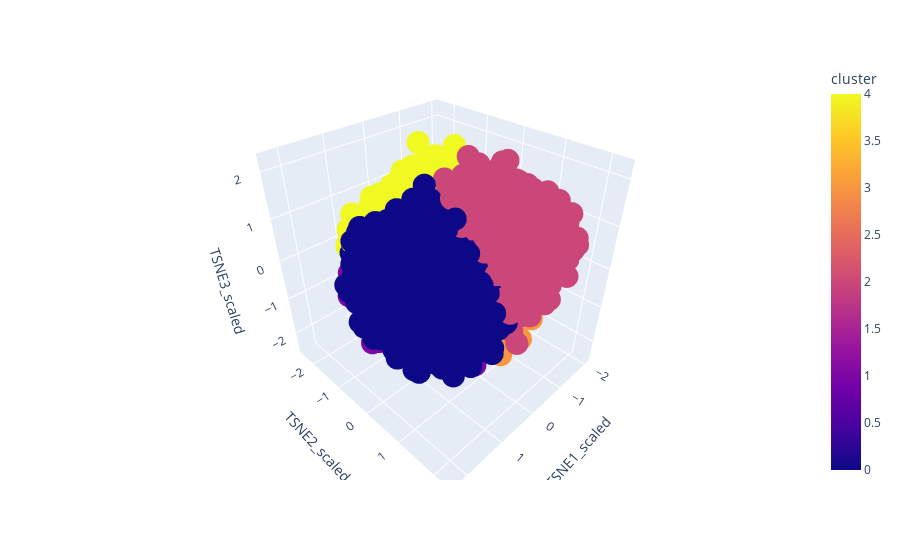

Notebook source saved alongside this figure:
### Code cell
import plotly.graph_objects as go

fig = px.scatter_3d(tsne_embeddings_df, x='TSNE1_scaled', y='TSNE2_scaled', z='TSNE3_scaled', color='cluster',
                    hover_data=['review', 'general_category', 'stars', 'sentiment'])

# # Draw planes between clusters
# for i in range(len(cluster_centers)):
#     center = cluster_centers[i]
#     normal = np.cross(cluster_centers[(i+1)%len(cluster_centers)] - center,
#                       cluster_centers[(i+2)%len(cluster_centers)] - center)
#     normal /= np.linalg.norm(normal)  # Normalize the normal vector
# 
#     # Create a grid of points in the plane
#     x_range = np.linspace(tsne_embeddings_df['TSNE1_scaled'].min(), tsne_embeddings_df['TSNE1_scaled'].max(), 50)
#     y_range = np.linspace(tsne_embeddings_df['TSNE2_scaled'].min(), tsne_embeddings_df['TSNE2_scaled'].max(), 50)
#     X, Y = np.meshgrid(x_range, y_range)
#     Z = (-normal[0] * X - normal[1] * Y - np.dot(normal, center)) / normal[2]
# 
#     # Add the plane to the plot
#     fig.add_trace(go.Surface(x=X, y=Y, z=Z, colorscale='Viridis', opacity=0.5))
# 
# # Customize the plot (optional)
# fig.update_layout(
#     title='Review Clusters with Decision Boundaries',
#     scene=dict(
#         xaxis_title='t-SNE Component 1',
#         yaxis_title='t-SNE Component 2',
#         zaxis_title='t-SNE Component 3'
#     )
# )

fig.show()

### Figure 1 — Plotly figure (JSON) as saved in the notebook; plotly's stock layout.template omitted (floating-point values rounded to 4 significant figures; data arrays with more than 128 entries replaced by an {"elided": "..."} marker saying what was removed)
{"data": [{"customdata": {"elided": "2000x4 mixed values"}, "hovertemplate": "TSNE1_scaled=%{x}<br>TSNE2_scaled=%{y}<br>TSNE3_scaled=%{z}<br>review=%{customdata[0]}<br>general_category=%{customdata[1]}<br>stars=%{customdata[2]}<br>sentiment=%{customdata[3]}<br>cluster=%{marker.color}<extra></extra>", "legendgroup": "", "marker": {"color": {"elided": "2000 int values"}, "coloraxis": "coloraxis", "symbol": "circle"}, "mode": "markers", "name": "", "scene": "scene", "showlegend": false, "x": {"elided": "2000 float values"}, "y": {"elided": "2000 float values"}, "z": {"elided": "2000 float values"}, "type": "scatter3d"}], "layout": {"scene": {"domain": {"x": [0.0, 1.0], "y": [0.0, 1.0]}, "xaxis": {"title": {"text": "TSNE1_scaled"}}, "yaxis": {"title": {"text": "TSNE2_scaled"}}, "zaxis": {"title": {"text": "TSNE3_scaled"}}}, "coloraxis": {"colorbar": {"title": {"text": "cluster"}}, "colorscale": [[0.0, "#0d0887"], [0.1111, "#46039f"], [0.2222, "#7201a8"], [0.3333, "#9c179e"], [0.4444, "#bd3786"], [0.5556, "#d8576b"], [0.6667, "#ed7953"], [0.7778, "#fb9f3a"], [0.8889, "#fdca26"], [1.0, "#f0f921"]]}, "legend": {"tracegroupgap": 0}, "margin": {"t": 60}}}
